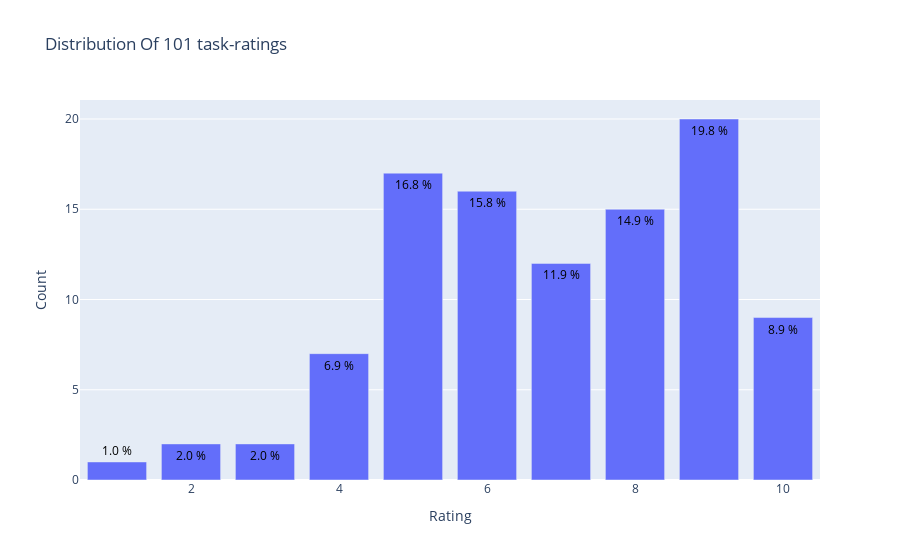

The code cell stored with this chart in its notebook:
### Code cell
import plotly.graph_objs as go
from plotly.offline import init_notebook_mode, plot, iplot
#add
data = frame['rating'].value_counts().sort_index(ascending=False)
trace = go.Bar(x = data.index,
               text = ['{:.1f} %'.format(val) for val in (data.values / frame.shape[0] * 100)],
               textposition = 'auto',
               textfont = dict(color = '#000000'),
               y = data.values,
               )
# Create layout
layout = dict(title = 'Distribution Of {} task-ratings'.format(frame.shape[0]),
              xaxis = dict(title = 'Rating'),
              yaxis = dict(title = 'Count'))
# Create plot
fig = go.Figure(data=[trace], layout=layout)
iplot(fig)
#add

### Figure 1 — Plotly figure (JSON) as saved in the notebook; plotly's stock layout.template omitted (floating-point values rounded to 4 significant figures)
{"data": [{"text": ["8.9 %", "19.8 %", "14.9 %", "11.9 %", "15.8 %", "16.8 %", "6.9 %", "2.0 %", "2.0 %", "1.0 %"], "textfont": {"color": "#000000"}, "textposition": "auto", "type": "bar", "x": [10, 9, 8, 7, 6, 5, 4, 3, 2, 1], "y": [9, 20, 15, 12, 16, 17, 7, 2, 2, 1]}], "layout": {"title": {"text": "Distribution Of 101 task-ratings"}, "xaxis": {"title": {"text": "Rating"}}, "yaxis": {"title": {"text": "Count"}}}}
